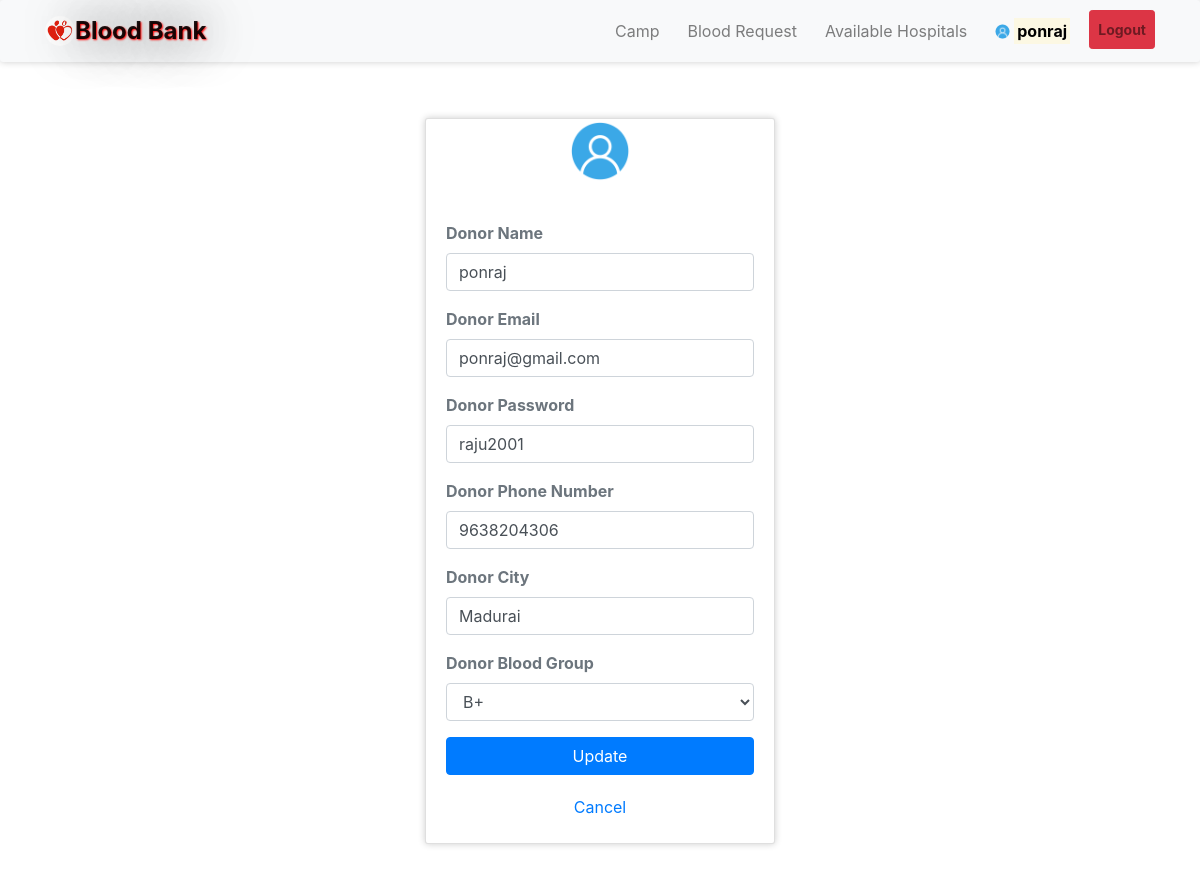
/dprofile.php (signed in), run on the app's committed database.
### tables this page shows
CREATE TABLE IF NOT EXISTS `donors` (
  `id` int(3) NOT NULL AUTO_INCREMENT,
  `dname` varchar(25) NOT NULL,
  `demail` varchar(25) NOT NULL,
  `dpassword` varchar(25) NOT NULL,
  `dphone` varchar(10) NOT NULL,
  `dbg` varchar(3) NOT NULL,
  `dcity` varchar(25) NOT NULL,
  PRIMARY KEY (`id`)
);

### dprofile.php (the view, shortened to what this page needs)
<?php
require 'file/connection.php';
if(!isset($_SESSION['did']))
{
  header('location:login.php');
}
else {
	if(isset($_SESSION['did'])){
		$id=$_SESSION['did'];
		$sql = "SELECT * FROM donors WHERE  id='$id'";
		$result = mysqli_query($conn, $sql);
		$row = mysqli_fetch_array($result);
	}
}
?>
<!DOCTYPE html>
<html>
<?php require 'head.php';?>
<body>
	<?php require 'header.php'; ?>
	<div class="container cont">
		<div class="row justify-content-center">
			<div class="col-lg-4 col-md-6 col-sm-8 mb-5">
				<div class="card">
					<div class="media justify-content-center mt-1">
						<img src="image/user.png" alt="profile" class="rounded-circle" width="60" height="60">
					</div>
					<div class="card-body">
					   <form action="file/updateprofile.php" method="post">
					   	<label class="text-muted font-weight-bold" class="text-muted font-weight-bold">Donor Name</label>
						<input type="text" name="dname" value="<?php echo $row['dname']; ?>" class="form-control mb-3" required>
						<label class="text-muted font-weight-bold" class="text-muted font-weight-bold">Donor Email</label>
						<input type="email" name="demail" value="<?php echo $row['demail']; ?>" class="form-control mb-3" required>
						<label class="text-muted font-weight-bold" class="text-muted font-weight-bold">Donor Password</label>
						<input type="text" name="dpassword" value="<?php echo $row['dpassword']; ?>" class="form-control mb-3" required minlength="6">
						<label class="text-muted font-weight-bold" class="text-muted font-weight-bold">Donor Phone Number</label>
						<input type="text" name="dphone" value="<?php echo $row['dphone']; ?>" class="form-control mb-3" required>
						<label class="text-muted font-weight-bold" class="text-muted font-weight-bold">Donor City</label>
						<input type="text" name="dcity" value="<?php echo $row['dcity']; ?>" class="form-control mb-3" required>
						<label class="text-muted font-weight-bold" class="text-muted font-weight-bold">
                            Donor Blood Group</label>
						<select class="form-control mb-3" name="bg" required>
                             <option selected><?php echo $row['dbg']; ?></option>
                        </select>
						<input type="submit" name="update" class="btn btn-block btn-primary" value="Update">
					   </form>
					</div>
					<a href="index.php" class="text-center">Cancel</a><br>
				</div>
			</div>
		</div>
	</div>
</body>
</html>

### css/style.css (style rules this page uses)
.cont { padding-top: 40px; text-align: justify; font-size: 1em; }
.card ,nav, .footer,tr,video { border-radius: 3px; transition: all 200ms ease-out; box-shadow: 0px 0px 7px rgba(0, 0, 0, 0.2); }
.rounded-circle { margin-top: -2.5px; }
form { padding-top: 20px; }
a:link { text-decoration: none; }

### data on the page
donors: dname "ponraj", demail "ponraj@gmail.com", dpassword "raju2001", dphone "9638204306", dcity "Madurai", bg "B+"

### other printed values
$_SESSION['dname'] "ponraj"
